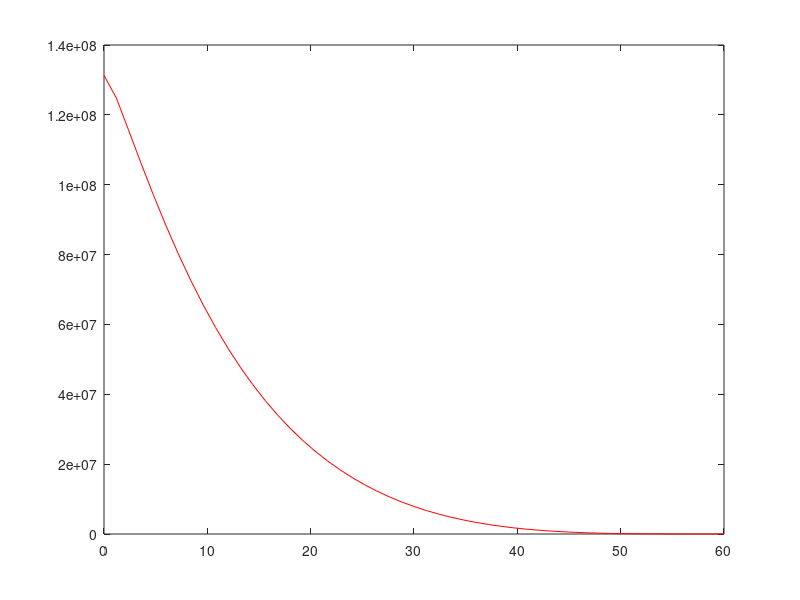

Write the MATLAB code that produced this figure. (Note: this script raises an error after producing the figure.)
I = @(x) (60 - x )^2 +(60 - x )*sin(sqrt(x)); 
R = @(x) 10*I(x) + 2* I(x)^(2/3) ;

count = 50;
x = 0 : 60/count :60 ;
y = (count+1) ;
for i = 1 : 1 : count +1 
    y(i) = I(x(i))*R(x(i));
end

plot(x,y,"r-")
disp("当分割区间数为："+ count)
disp("trapezoid的结果：")
disp(trapezoid(y , count ));

disp("simpson的结果：")
disp(simpson(y , count ) );

disp("Romberg的结果：")
Romberg();

for tar = [5 ,10 , 50 ,100 ]
    disp("Gauss的结果：")
    disp("当分割区间数为："+ tar )
    disp(Gauss(tar))
end